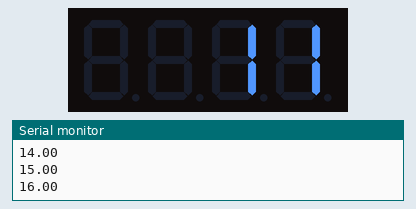
A sketch run on a simulated Arduino Uno, built with avr-gcc and run on an emulated ATmega328P. Shown: 4-digit seven-segment display, the last lines printed to the serial monitor.

Above: at 0.46 s.
At 5.27 s:
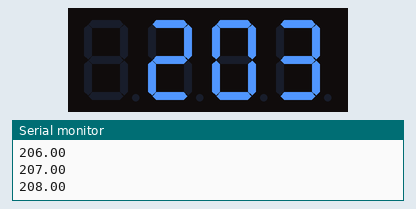
At 10.07 s:
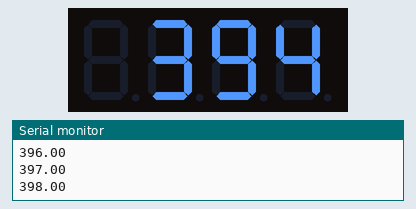
At 20.0 s:
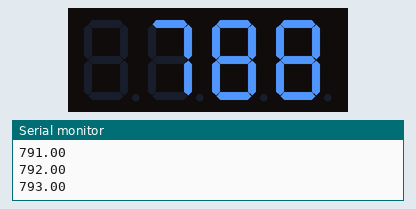
At 29.92 s:
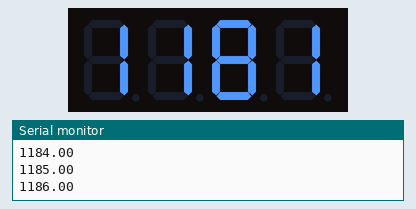
At 39.84 s:
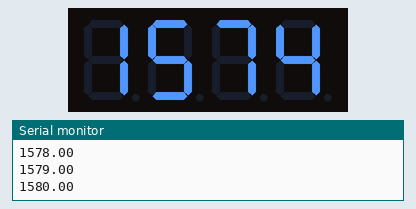

The sketch:

Contador4Segs.ino
```cpp
//contador display 4 segs
#include <Arduino_FreeRTOS.h>
#include "TM1637.h"  //Grove_4Digital_Display-master

#define CLK 2//pins definitions for TM1637 and can be changed to other ports
#define DIO 3
TM1637 tm1637(CLK,DIO); //crear objeto tm1637

// define tasks for TaskCounter
void TaskCounter( void *pvParameters );
```

TaskCounter.ino
```cpp
//===================================================
//================== TaskCounter =======================

void TaskCounter(void *pvParameters)  // This is a task.
{
  (void) pvParameters;
  //-----------para hacer que una tarea sea periodica ----------------------------------------
    TickType_t xPreviousWakeTime;
    xPreviousWakeTime=xTaskGetTickCount(); //Ultima vez que la tarea paso del estado Blocked al estado Ready
                                           //se hace igual al numero de ticks actuales
  //------------------------------------------------------------------------------------------

  /*
    TaskCounter: contador de 0 a 255;
  */

  bool Fsm_isActive=false;
  float count;           //variable contadora

  for (;;) // A Task shall never return or exit.
  {
    if (Fsm_isActive==false){
      Fsm_isActive=true;  //activar la FSM
      count=0;
    }else{
      tm1637.displayNum(count);
      Serial.println(count);
      count++;
    }//end if
    vTaskDelayUntil(&xPreviousWakeTime,10/portTICK_PERIOD_MS ); //tarea periodica: periodo 200 ms
  }//end for
}//end task
//===========================================================
```

loop.ino
```cpp
void loop()
{
  // Empty. Things are done in Tasks.
}
```

setup.ino
```cpp
// the setup function runs once when you press reset or power the board
void setup() {

  //init 4 segs display
  tm1637.init();
  tm1637.set(/*BRIGHT_TYPICAL*/0);//BRIGHT_TYPICAL = 2,BRIGHT_DARKEST = 0,BRIGHTEST = 7;

  // initialize serial communication at 9600 bits per second:
  Serial.begin(9600);
  while (!Serial) {
    ; // wait for serial port to connect
  }
  Serial.flush();

  // Now set up task
  xTaskCreate(
    TaskCounter
    ,  (const portCHAR *)"Counter"   // A descriptive name for the task. Not used by FreeRTOS in any way.
    ,  128  // Stack size (128x2=256 bytes)
    ,  NULL
    ,  1  // Priority, with 3 being the highest, and 0 being the lowest.
    ,  NULL );

  // Now the task scheduler, which takes over control of scheduling individual tasks, is automatically started.
}
```
